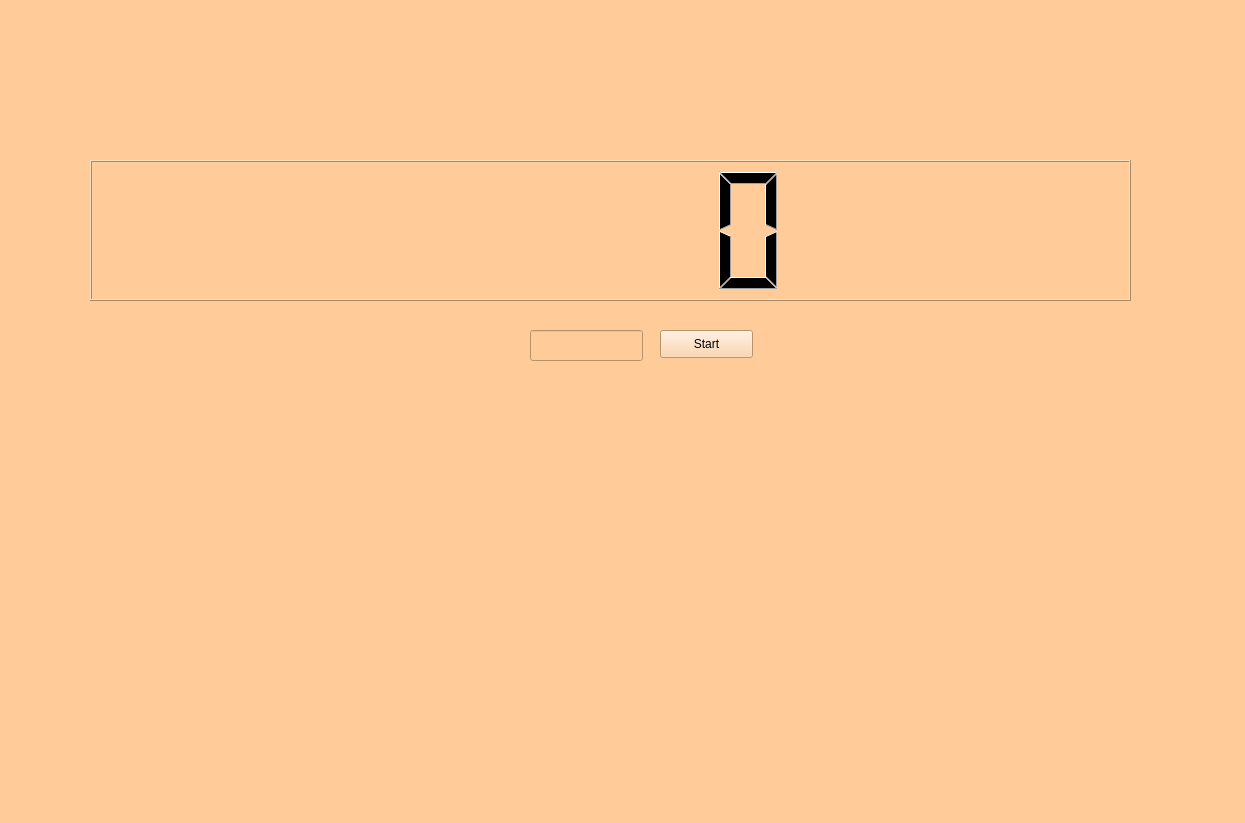
<?xml version="1.0" encoding="UTF-8"?>
<ui version="4.0">
 <class>MainWindow</class>
 <widget class="QMainWindow" name="MainWindow">
  <property name="geometry">
   <rect>
    <x>0</x>
    <y>0</y>
    <width>1245</width>
    <height>823</height>
   </rect>
  </property>
  <property name="font">
   <font>
    <pointsize>12</pointsize>
   </font>
  </property>
  <property name="windowTitle">
   <string>MainWindow</string>
  </property>
  <property name="styleSheet">
   <string notr="true">background-color: rgb(255, 204, 153);</string>
  </property>
  <widget class="QWidget" name="centralwidget">
   <widget class="QLabel" name="label">
    <property name="geometry">
     <rect>
      <x>10</x>
      <y>10</y>
      <width>211</width>
      <height>101</height>
     </rect>
    </property>
    <property name="text">
     <string/>
    </property>
    <property name="pixmap">
     <pixmap resource="../Imagenes/resources.qrc">:/Logos/LogoUAT.png</pixmap>
    </property>
    <property name="scaledContents">
     <bool>true</bool>
    </property>
   </widget>
   <widget class="QLabel" name="label_2">
    <property name="geometry">
     <rect>
      <x>990</x>
      <y>10</y>
      <width>251</width>
      <height>101</height>
     </rect>
    </property>
    <property name="text">
     <string/>
    </property>
    <property name="pixmap">
     <pixmap resource="../Imagenes/resources.qrc">:/Logos/LogoFIT.jpg</pixmap>
    </property>
    <property name="scaledContents">
     <bool>true</bool>
    </property>
   </widget>
   <widget class="QLabel" name="label_3">
    <property name="geometry">
     <rect>
      <x>1000</x>
      <y>640</y>
      <width>241</width>
      <height>131</height>
     </rect>
    </property>
    <property name="text">
     <string/>
    </property>
    <property name="pixmap">
     <pixmap resource="../Imagenes/resources.qrc">:/Logos/RhineLab.jpg</pixmap>
    </property>
    <property name="scaledContents">
     <bool>true</bool>
    </property>
   </widget>
   <widget class="QLCDNumber" name="lcdTimer">
    <property name="geometry">
     <rect>
      <x>90</x>
      <y>160</y>
      <width>1041</width>
      <height>141</height>
     </rect>
    </property>
   </widget>
   <widget class="QLineEdit" name="txtTimer">
    <property name="geometry">
     <rect>
      <x>530</x>
      <y>330</y>
      <width>113</width>
      <height>31</height>
     </rect>
    </property>
   </widget>
   <widget class="QPushButton" name="btnStart">
    <property name="geometry">
     <rect>
      <x>660</x>
      <y>330</y>
      <width>93</width>
      <height>28</height>
     </rect>
    </property>
    <property name="text">
     <string>Start</string>
    </property>
   </widget>
  </widget>
  <widget class="QMenuBar" name="menubar">
   <property name="geometry">
    <rect>
     <x>0</x>
     <y>0</y>
     <width>1245</width>
     <height>26</height>
    </rect>
   </property>
  </widget>
  <widget class="QStatusBar" name="statusbar"/>
 </widget>
 <resources>
  <include location="../Imagenes/resources.qrc"/>
 </resources>
 <connections/>
</ui>
